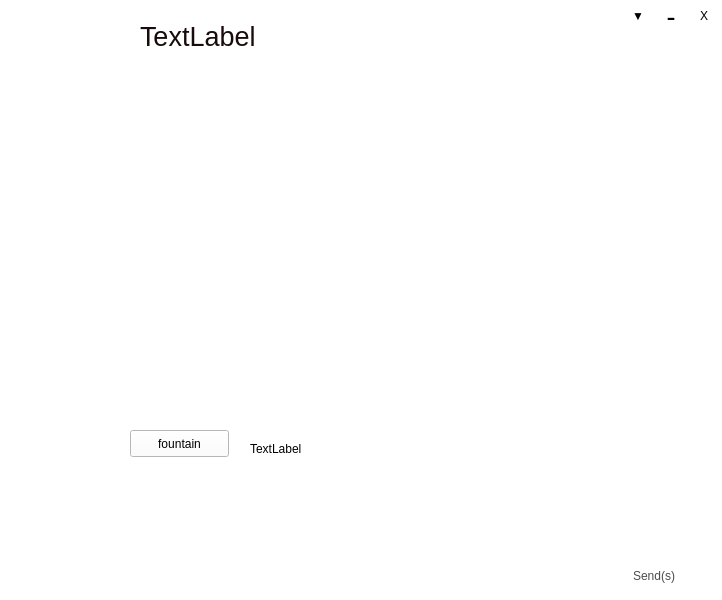
<?xml version="1.0" encoding="UTF-8"?>
<ui version="4.0">
 <class>ChatWindows</class>
 <widget class="QWidget" name="ChatWindows">
  <property name="geometry">
   <rect>
    <x>0</x>
    <y>0</y>
    <width>722</width>
    <height>600</height>
   </rect>
  </property>
  <property name="windowTitle">
   <string>Form</string>
  </property>
  <property name="styleSheet">
   <string notr="true">background-color: rgb(255, 255, 255);</string>
  </property>
  <widget class="QWidget" name="widget" native="true">
   <property name="geometry">
    <rect>
     <x>0</x>
     <y>0</y>
     <width>722</width>
     <height>600</height>
    </rect>
   </property>
   <property name="minimumSize">
    <size>
     <width>722</width>
     <height>600</height>
    </size>
   </property>
   <property name="maximumSize">
    <size>
     <width>722</width>
     <height>600</height>
    </size>
   </property>
   <property name="styleSheet">
    <string notr="true">background-image: url(:/fig/chat2.jpg);</string>
   </property>
   <widget class="QWidget" name="layoutWidget">
    <property name="geometry">
     <rect>
      <x>20</x>
      <y>430</y>
      <width>104</width>
      <height>32</height>
     </rect>
    </property>
    <layout class="QHBoxLayout" name="horizontalLayout_3">
     <property name="spacing">
      <number>0</number>
     </property>
     <item>
      <widget class="QToolButton" name="toolButton_8">
       <property name="minimumSize">
        <size>
         <width>30</width>
         <height>30</height>
        </size>
       </property>
       <property name="maximumSize">
        <size>
         <width>30</width>
         <height>30</height>
        </size>
       </property>
       <property name="styleSheet">
        <string notr="true">background: transparent;
border-image: url(:/fig/anbq.png);</string>
       </property>
       <property name="text">
        <string/>
       </property>
       <property name="autoRaise">
        <bool>true</bool>
       </property>
      </widget>
     </item>
     <item>
      <widget class="QToolButton" name="toolButton_7">
       <property name="minimumSize">
        <size>
         <width>30</width>
         <height>30</height>
        </size>
       </property>
       <property name="maximumSize">
        <size>
         <width>30</width>
         <height>30</height>
        </size>
       </property>
       <property name="styleSheet">
        <string notr="true">background: transparent;
border-image: url(:/fig/openfig.png);</string>
       </property>
       <property name="text">
        <string/>
       </property>
       <property name="autoRaise">
        <bool>true</bool>
       </property>
      </widget>
     </item>
     <item>
      <widget class="QToolButton" name="toolButton_9">
       <property name="minimumSize">
        <size>
         <width>30</width>
         <height>30</height>
        </size>
       </property>
       <property name="maximumSize">
        <size>
         <width>30</width>
         <height>30</height>
        </size>
       </property>
       <property name="styleSheet">
        <string notr="true">border-image: url(:/fig/anxj.png);
background: transparent;</string>
       </property>
       <property name="text">
        <string/>
       </property>
       <property name="autoRaise">
        <bool>true</bool>
       </property>
      </widget>
     </item>
    </layout>
   </widget>
   <widget class="QWidget" name="layoutWidget">
    <property name="geometry">
     <rect>
      <x>530</x>
      <y>560</y>
      <width>168</width>
      <height>32</height>
     </rect>
    </property>
    <layout class="QHBoxLayout" name="horizontalLayout_4">
     <property name="spacing">
      <number>0</number>
     </property>
     <item>
      <widget class="QPushButton" name="pushButton_close">
       <property name="minimumSize">
        <size>
         <width>80</width>
         <height>30</height>
        </size>
       </property>
       <property name="maximumSize">
        <size>
         <width>80</width>
         <height>30</height>
        </size>
       </property>
       <property name="palette">
        <palette>
         <active>
          <colorrole role="Button">
           <brush brushstyle="SolidPattern">
            <color alpha="0">
             <red>0</red>
             <green>0</green>
             <blue>0</blue>
            </color>
           </brush>
          </colorrole>
          <colorrole role="Text">
           <brush brushstyle="SolidPattern">
            <color alpha="255">
             <red>255</red>
             <green>255</green>
             <blue>255</blue>
            </color>
           </brush>
          </colorrole>
          <colorrole role="ButtonText">
           <brush brushstyle="SolidPattern">
            <color alpha="255">
             <red>255</red>
             <green>255</green>
             <blue>255</blue>
            </color>
           </brush>
          </colorrole>
          <colorrole role="Base">
           <brush brushstyle="SolidPattern">
            <color alpha="0">
             <red>0</red>
             <green>0</green>
             <blue>0</blue>
            </color>
           </brush>
          </colorrole>
          <colorrole role="Window">
           <brush brushstyle="SolidPattern">
            <color alpha="0">
             <red>0</red>
             <green>0</green>
             <blue>0</blue>
            </color>
           </brush>
          </colorrole>
         </active>
         <inactive>
          <colorrole role="Button">
           <brush brushstyle="SolidPattern">
            <color alpha="0">
             <red>0</red>
             <green>0</green>
             <blue>0</blue>
            </color>
           </brush>
          </colorrole>
          <colorrole role="Text">
           <brush brushstyle="SolidPattern">
            <color alpha="255">
             <red>255</red>
             <green>255</green>
             <blue>255</blue>
            </color>
           </brush>
          </colorrole>
          <colorrole role="ButtonText">
           <brush brushstyle="SolidPattern">
            <color alpha="255">
             <red>255</red>
             <green>255</green>
             <blue>255</blue>
            </color>
           </brush>
          </colorrole>
          <colorrole role="Base">
           <brush brushstyle="SolidPattern">
            <color alpha="0">
             <red>0</red>
             <green>0</green>
             <blue>0</blue>
            </color>
           </brush>
          </colorrole>
          <colorrole role="Window">
           <brush brushstyle="SolidPattern">
            <color alpha="0">
             <red>0</red>
             <green>0</green>
             <blue>0</blue>
            </color>
           </brush>
          </colorrole>
         </inactive>
         <disabled>
          <colorrole role="Button">
           <brush brushstyle="SolidPattern">
            <color alpha="0">
             <red>0</red>
             <green>0</green>
             <blue>0</blue>
            </color>
           </brush>
          </colorrole>
          <colorrole role="Text">
           <brush brushstyle="SolidPattern">
            <color alpha="255">
             <red>159</red>
             <green>158</green>
             <blue>158</blue>
            </color>
           </brush>
          </colorrole>
          <colorrole role="ButtonText">
           <brush brushstyle="SolidPattern">
            <color alpha="255">
             <red>255</red>
             <green>255</green>
             <blue>255</blue>
            </color>
           </brush>
          </colorrole>
          <colorrole role="Base">
           <brush brushstyle="SolidPattern">
            <color alpha="0">
             <red>0</red>
             <green>0</green>
             <blue>0</blue>
            </color>
           </brush>
          </colorrole>
          <colorrole role="Window">
           <brush brushstyle="SolidPattern">
            <color alpha="0">
             <red>0</red>
             <green>0</green>
             <blue>0</blue>
            </color>
           </brush>
          </colorrole>
         </disabled>
        </palette>
       </property>
       <property name="styleSheet">
        <string notr="true">background: transparent;</string>
       </property>
       <property name="text">
        <string>Close(c)</string>
       </property>
       <property name="flat">
        <bool>true</bool>
       </property>
      </widget>
     </item>
     <item>
      <widget class="QPushButton" name="pushButton_send">
       <property name="minimumSize">
        <size>
         <width>80</width>
         <height>30</height>
        </size>
       </property>
       <property name="maximumSize">
        <size>
         <width>80</width>
         <height>30</height>
        </size>
       </property>
       <property name="palette">
        <palette>
         <active>
          <colorrole role="Button">
           <brush brushstyle="SolidPattern">
            <color alpha="0">
             <red>0</red>
             <green>0</green>
             <blue>0</blue>
            </color>
           </brush>
          </colorrole>
          <colorrole role="ButtonText">
           <brush brushstyle="SolidPattern">
            <color alpha="255">
             <red>255</red>
             <green>255</green>
             <blue>255</blue>
            </color>
           </brush>
          </colorrole>
          <colorrole role="Base">
           <brush brushstyle="SolidPattern">
            <color alpha="0">
             <red>0</red>
             <green>0</green>
             <blue>0</blue>
            </color>
           </brush>
          </colorrole>
          <colorrole role="Window">
           <brush brushstyle="SolidPattern">
            <color alpha="0">
             <red>0</red>
             <green>0</green>
             <blue>0</blue>
            </color>
           </brush>
          </colorrole>
         </active>
         <inactive>
          <colorrole role="Button">
           <brush brushstyle="SolidPattern">
            <color alpha="0">
             <red>0</red>
             <green>0</green>
             <blue>0</blue>
            </color>
           </brush>
          </colorrole>
          <colorrole role="ButtonText">
           <brush brushstyle="SolidPattern">
            <color alpha="255">
             <red>76</red>
             <green>76</green>
             <blue>76</blue>
            </color>
           </brush>
          </colorrole>
          <colorrole role="Base">
           <brush brushstyle="SolidPattern">
            <color alpha="0">
             <red>0</red>
             <green>0</green>
             <blue>0</blue>
            </color>
           </brush>
          </colorrole>
          <colorrole role="Window">
           <brush brushstyle="SolidPattern">
            <color alpha="0">
             <red>0</red>
             <green>0</green>
             <blue>0</blue>
            </color>
           </brush>
          </colorrole>
         </inactive>
         <disabled>
          <colorrole role="Button">
           <brush brushstyle="SolidPattern">
            <color alpha="0">
             <red>0</red>
             <green>0</green>
             <blue>0</blue>
            </color>
           </brush>
          </colorrole>
          <colorrole role="ButtonText">
           <brush brushstyle="SolidPattern">
            <color alpha="255">
             <red>159</red>
             <green>158</green>
             <blue>158</blue>
            </color>
           </brush>
          </colorrole>
          <colorrole role="Base">
           <brush brushstyle="SolidPattern">
            <color alpha="0">
             <red>0</red>
             <green>0</green>
             <blue>0</blue>
            </color>
           </brush>
          </colorrole>
          <colorrole role="Window">
           <brush brushstyle="SolidPattern">
            <color alpha="0">
             <red>0</red>
             <green>0</green>
             <blue>0</blue>
            </color>
           </brush>
          </colorrole>
         </disabled>
        </palette>
       </property>
       <property name="styleSheet">
        <string notr="true">background: transparent;</string>
       </property>
       <property name="text">
        <string>Send(s)</string>
       </property>
       <property name="flat">
        <bool>true</bool>
       </property>
      </widget>
     </item>
    </layout>
    <zorder>pushButton_send</zorder>
    <zorder>pushButton_close</zorder>
   </widget>
   <widget class="QWidget" name="layoutWidget">
    <property name="geometry">
     <rect>
      <x>10</x>
      <y>10</y>
      <width>667</width>
      <height>52</height>
     </rect>
    </property>
    <layout class="QHBoxLayout" name="horizontalLayout_2">
     <property name="spacing">
      <number>10</number>
     </property>
     <item>
      <widget class="QLabel" name="label">
       <property name="minimumSize">
        <size>
         <width>50</width>
         <height>50</height>
        </size>
       </property>
       <property name="maximumSize">
        <size>
         <width>50</width>
         <height>50</height>
        </size>
       </property>
       <property name="styleSheet">
        <string notr="true">image: url(:/fig/earth.png);</string>
       </property>
       <property name="text">
        <string/>
       </property>
      </widget>
     </item>
     <item>
      <widget class="QLabel" name="label_name">
       <property name="minimumSize">
        <size>
         <width>500</width>
         <height>50</height>
        </size>
       </property>
       <property name="maximumSize">
        <size>
         <width>500</width>
         <height>50</height>
        </size>
       </property>
       <property name="styleSheet">
        <string notr="true">background: transparent;
font: 20pt;
color: rgb(25, 11, 11);</string>
       </property>
       <property name="text">
        <string>TextLabel</string>
       </property>
      </widget>
     </item>
    </layout>
   </widget>
   <widget class="QWidget" name="layoutWidget">
    <property name="geometry">
     <rect>
      <x>620</x>
      <y>0</y>
      <width>104</width>
      <height>32</height>
     </rect>
    </property>
    <layout class="QHBoxLayout" name="horizontalLayout">
     <property name="spacing">
      <number>0</number>
     </property>
     <item>
      <widget class="QToolButton" name="toolButton">
       <property name="minimumSize">
        <size>
         <width>30</width>
         <height>30</height>
        </size>
       </property>
       <property name="maximumSize">
        <size>
         <width>30</width>
         <height>30</height>
        </size>
       </property>
       <property name="styleSheet">
        <string notr="true">background: transparent;</string>
       </property>
       <property name="text">
        <string>▼</string>
       </property>
       <property name="autoRaise">
        <bool>true</bool>
       </property>
      </widget>
     </item>
     <item>
      <widget class="QToolButton" name="toolButton_mini">
       <property name="minimumSize">
        <size>
         <width>30</width>
         <height>30</height>
        </size>
       </property>
       <property name="maximumSize">
        <size>
         <width>30</width>
         <height>30</height>
        </size>
       </property>
       <property name="styleSheet">
        <string notr="true">font: 20pt;
background: transparent;</string>
       </property>
       <property name="text">
        <string>-</string>
       </property>
       <property name="autoRaise">
        <bool>true</bool>
       </property>
      </widget>
     </item>
     <item>
      <widget class="QToolButton" name="toolButton_close">
       <property name="minimumSize">
        <size>
         <width>30</width>
         <height>30</height>
        </size>
       </property>
       <property name="maximumSize">
        <size>
         <width>30</width>
         <height>30</height>
        </size>
       </property>
       <property name="styleSheet">
        <string notr="true">background: transparent;</string>
       </property>
       <property name="text">
        <string>X</string>
       </property>
       <property name="autoRaise">
        <bool>true</bool>
       </property>
      </widget>
     </item>
    </layout>
   </widget>
   <widget class="QLabel" name="proTextLabel">
    <property name="geometry">
     <rect>
      <x>250</x>
      <y>440</y>
      <width>101</width>
      <height>17</height>
     </rect>
    </property>
    <property name="text">
     <string>TextLabel</string>
    </property>
   </widget>
   <widget class="QPushButton" name="btn_img_dwt_fountain">
    <property name="geometry">
     <rect>
      <x>130</x>
      <y>430</y>
      <width>99</width>
      <height>27</height>
     </rect>
    </property>
    <property name="text">
     <string>fountain</string>
    </property>
   </widget>
  </widget>
 </widget>
 <resources/>
 <connections/>
</ui>
